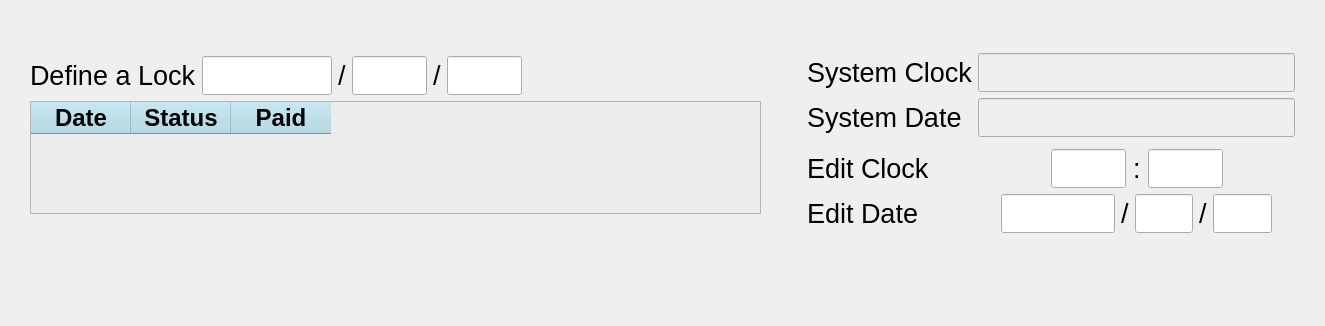
                <widget class="QWidget" name="lockSettingsPage">
                 <layout class="QHBoxLayout" name="horizontalLayout_58" stretch="3,0,2">
                  <property name="leftMargin">
                   <number>30</number>
                  </property>
                  <property name="topMargin">
                   <number>0</number>
                  </property>
                  <property name="rightMargin">
                   <number>30</number>
                  </property>
                  <property name="bottomMargin">
                   <number>0</number>
                  </property>
                  <item>
                   <layout class="QVBoxLayout" name="verticalLayout_72" stretch="1,0,2,2">
                    <property name="topMargin">
                     <number>0</number>
                    </property>
                    <property name="bottomMargin">
                     <number>0</number>
                    </property>
                    <item>
                     <spacer name="verticalSpacer_68">
                      <property name="orientation">
                       <enum>Qt::Vertical</enum>
                      </property>
                      <property name="sizeHint" stdset="0">
                       <size>
                        <width>20</width>
                        <height>40</height>
                       </size>
                      </property>
                     </spacer>
                    </item>
                    <item>
                     <layout class="QHBoxLayout" name="horizontalLayout_56">
                      <item>
                       <widget class="QLabel" name="lblDefineLock">
                        <property name="font">
                         <font>
                          <family>Arial</family>
                          <pointsize>20</pointsize>
                         </font>
                        </property>
                        <property name="text">
                         <string>Define a Lock</string>
                        </property>
                       </widget>
                      </item>
                      <item>
                       <widget class="LineEdit" name="txtLockYear">
                        <property name="maximumSize">
                         <size>
                          <width>130</width>
                          <height>16777215</height>
                         </size>
                        </property>
                        <property name="font">
                         <font>
                          <family>Arial</family>
                          <pointsize>20</pointsize>
                         </font>
                        </property>
                        <property name="styleSheet">
                         <string notr="true"/>
                        </property>
                        <property name="alignment">
                         <set>Qt::AlignCenter</set>
                        </property>
                       </widget>
                      </item>
                      <item>
                       <widget class="QLabel" name="lblLockMonth">
                        <property name="font">
                         <font>
                          <family>Arial</family>
                          <pointsize>20</pointsize>
                         </font>
                        </property>
                        <property name="text">
                         <string>/</string>
                        </property>
                       </widget>
                      </item>
                      <item>
                       <widget class="LineEdit" name="txtLockMonth">
                        <property name="maximumSize">
                         <size>
                          <width>75</width>
                          <height>16777215</height>
                         </size>
                        </property>
                        <property name="font">
                         <font>
                          <family>Arial</family>
                          <pointsize>20</pointsize>
                         </font>
                        </property>
                        <property name="styleSheet">
                         <string notr="true"/>
                        </property>
                        <property name="alignment">
                         <set>Qt::AlignCenter</set>
                        </property>
                       </widget>
                      </item>
                      <item>
                       <widget class="QLabel" name="lblLockDay">
                        <property name="font">
                         <font>
                          <family>Arial</family>
                          <pointsize>20</pointsize>
                         </font>
                        </property>
                        <property name="text">
                         <string>/</string>
                        </property>
                       </widget>
                      </item>
                      <item>
                       <widget class="LineEdit" name="txtLockDay">
                        <property name="maximumSize">
                         <size>
                          <width>75</width>
                          <height>16777215</height>
                         </size>
                        </property>
                        <property name="font">
                         <font>
                          <family>Arial</family>
                          <pointsize>20</pointsize>
                         </font>
                        </property>
                        <property name="styleSheet">
                         <string notr="true"/>
                        </property>
                        <property name="alignment">
                         <set>Qt::AlignCenter</set>
                        </property>
                       </widget>
                      </item>
                      <item>
                       <spacer name="horizontalSpacer_66">
                        <property name="orientation">
                         <enum>Qt::Horizontal</enum>
                        </property>
                        <property name="sizeHint" stdset="0">
                         <size>
                          <width>40</width>
                          <height>20</height>
                         </size>
                        </property>
                       </spacer>
                      </item>
                      <item>
                       <widget class="QPushButton" name="btnResetLock">
                        <property name="styleSheet">
                         <string notr="true">QPushButton {
outline:0;
border-radius:40px;
}

QPushButton:pressed{
border:3px solid white;
}
</string>
                        </property>
                        <property name="text">
                         <string/>
                        </property>
                        <property name="icon">
                         <iconset>
                          <normaloff>images/reset.png</normaloff>images/reset.png</iconset>
                        </property>
                        <property name="iconSize">
                         <size>
                          <width>80</width>
                          <height>80</height>
                         </size>
                        </property>
                       </widget>
                      </item>
                      <item>
                       <widget class="QPushButton" name="btnAddLock">
                        <property name="minimumSize">
                         <size>
                          <width>0</width>
                          <height>0</height>
                         </size>
                        </property>
                        <property name="maximumSize">
                         <size>
                          <width>16777215</width>
                          <height>16777215</height>
                         </size>
                        </property>
                        <property name="font">
                         <font>
                          <family>Arial</family>
                          <pointsize>20</pointsize>
                         </font>
                        </property>
                        <property name="styleSheet">
                         <string notr="true">QPushButton {
outline:0;
border-radius:40px;
}

QPushButton:pressed{
border:3px solid white;
}
</string>
                        </property>
                        <property name="text">
                         <string/>
                        </property>
                        <property name="icon">
                         <iconset>
                          <normaloff>images/add.png</normaloff>images/add.png</iconset>
                        </property>
                        <property name="iconSize">
                         <size>
                          <width>80</width>
                          <height>80</height>
                         </size>
                        </property>
                       </widget>
                      </item>
                     </layout>
                    </item>
                    <item>
                     <widget class="QTableWidget" name="tableLock">
                      <property name="font">
                       <font>
                        <family>Segoe UI</family>
                        <pointsize>16</pointsize>
                       </font>
                      </property>
                      <property name="layoutDirection">
                       <enum>Qt::LeftToRight</enum>
                      </property>
                      <property name="styleSheet">
                       <string notr="true">QHeaderView::section
{
    background-color:lightblue;
	color:black;
} 
 
QWidget {
background-color: rgb(236, 236, 236);
color:black;
}

QHeaderView::section
{
    background-color:lightblue;
	color:black;
} 
 </string>
                      </property>
                      <property name="editTriggers">
                       <set>QAbstractItemView::NoEditTriggers</set>
                      </property>
                      <property name="selectionBehavior">
                       <enum>QAbstractItemView::SelectRows</enum>
                      </property>
                      <column>
                       <property name="text">
                        <string>Date</string>
                       </property>
                       <property name="font">
                        <font>
                         <family>Arial</family>
                         <pointsize>18</pointsize>
                         <weight>75</weight>
                         <bold>true</bold>
                        </font>
                       </property>
                      </column>
                      <column>
                       <property name="text">
                        <string>Status</string>
                       </property>
                       <property name="font">
                        <font>
                         <family>Arial</family>
                         <pointsize>18</pointsize>
                         <weight>75</weight>
                         <bold>true</bold>
                        </font>
                       </property>
                      </column>
                      <column>
                       <property name="text">
                        <string>Paid</string>
                       </property>
                       <property name="font">
                        <font>
                         <family>Arial</family>
                         <pointsize>18</pointsize>
                         <weight>75</weight>
                         <bold>true</bold>
                        </font>
                       </property>
                      </column>
                     </widget>
                    </item>
                    <item>
                     <spacer name="verticalSpacer_69">
                      <property name="orientation">
                       <enum>Qt::Vertical</enum>
                      </property>
                      <property name="sizeHint" stdset="0">
                       <size>
                        <width>20</width>
                        <height>40</height>
                       </size>
                      </property>
                     </spacer>
                    </item>
                   </layout>
                  </item>
                  <item>
                   <spacer name="horizontalSpacer_93">
                    <property name="orientation">
                     <enum>Qt::Horizontal</enum>
                    </property>
                    <property name="sizeHint" stdset="0">
                     <size>
                      <width>40</width>
                      <height>20</height>
                     </size>
                    </property>
                   </spacer>
                  </item>
                  <item>
                   <layout class="QVBoxLayout" name="verticalLayout_74" stretch="2,4,4">
                    <property name="topMargin">
                     <number>0</number>
                    </property>
                    <property name="rightMargin">
                     <number>0</number>
                    </property>
                    <property name="bottomMargin">
                     <number>0</number>
                    </property>
                    <item>
                     <spacer name="verticalSpacer_70">
                      <property name="orientation">
                       <enum>Qt::Vertical</enum>
                      </property>
                      <property name="sizeHint" stdset="0">
                       <size>
                        <width>20</width>
                        <height>20</height>
                       </size>
                      </property>
                     </spacer>
                    </item>
                    <item>
                     <layout class="QFormLayout" name="formLayout">
                      <property name="topMargin">
                       <number>0</number>
                      </property>
                      <item row="1" column="0">
                       <widget class="QLabel" name="lblSysClock">
                        <property name="font">
                         <font>
                          <family>Arial</family>
                          <pointsize>20</pointsize>
                         </font>
                        </property>
                        <property name="text">
                         <string>System Clock</string>
                        </property>
                       </widget>
                      </item>
                      <item row="1" column="1">
                       <widget class="QLineEdit" name="txtSysClock">
                        <property name="enabled">
                         <bool>false</bool>
                        </property>
                        <property name="font">
                         <font>
                          <family>Arial</family>
                          <pointsize>20</pointsize>
                         </font>
                        </property>
                        <property name="styleSheet">
                         <string notr="true"/>
                        </property>
                        <property name="alignment">
                         <set>Qt::AlignCenter</set>
                        </property>
                        <property name="readOnly">
                         <bool>true</bool>
                        </property>
                       </widget>
                      </item>
                      <item row="2" column="0">
                       <widget class="QLabel" name="lblSysDate">
                        <property name="font">
                         <font>
                          <family>Arial</family>
                          <pointsize>20</pointsize>
                         </font>
                        </property>
                        <property name="text">
                         <string>System Date</string>
                        </property>
                       </widget>
                      </item>
                      <item row="2" column="1">
                       <widget class="QLineEdit" name="txtSysDate">
                        <property name="enabled">
                         <bool>false</bool>
                        </property>
                        <property name="font">
                         <font>
                          <family>Arial</family>
                          <pointsize>20</pointsize>
                         </font>
                        </property>
                        <property name="styleSheet">
                         <string notr="true"/>
                        </property>
                        <property name="alignment">
                         <set>Qt::AlignCenter</set>
                        </property>
                        <property name="readOnly">
                         <bool>true</bool>
                        </property>
                       </widget>
                      </item>
                      <item row="4" column="1">
                       <spacer name="verticalSpacer_73">
                        <property name="orientation">
                         <enum>Qt::Vertical</enum>
                        </property>
                        <property name="sizeHint" stdset="0">
                         <size>
                          <width>20</width>
                          <height>40</height>
                         </size>
                        </property>
                       </spacer>
                      </item>
                      <item row="5" column="0">
                       <widget class="QLabel" name="lblEditClock">
                        <property name="font">
                         <font>
                          <family>Arial</family>
                          <pointsize>20</pointsize>
                         </font>
                        </property>
                        <property name="text">
                         <string>Edit Clock</string>
                        </property>
                       </widget>
                      </item>
                      <item row="5" column="1">
                       <layout class="QHBoxLayout" name="horizontalLayout_57">
                        <property name="spacing">
                         <number>7</number>
                        </property>
                        <item>
                         <spacer name="horizontalSpacer_70">
                          <property name="orientation">
                           <enum>Qt::Horizontal</enum>
                          </property>
                          <property name="sizeHint" stdset="0">
                           <size>
                            <width>40</width>
                            <height>20</height>
                           </size>
                          </property>
                         </spacer>
                        </item>
                        <item>
                         <widget class="LineEdit" name="txtEditHour">
                          <property name="maximumSize">
                           <size>
                            <width>75</width>
                            <height>16777215</height>
                           </size>
                          </property>
                          <property name="font">
                           <font>
                            <family>Arial</family>
                            <pointsize>20</pointsize>
                           </font>
                          </property>
                          <property name="styleSheet">
                           <string notr="true"/>
                          </property>
                          <property name="alignment">
                           <set>Qt::AlignCenter</set>
                          </property>
                         </widget>
                        </item>
                        <item>
                         <widget class="QLabel" name="label_10">
                          <property name="font">
                           <font>
                            <family>Arial</family>
                            <pointsize>20</pointsize>
                           </font>
                          </property>
                          <property name="text">
                           <string>:</string>
                          </property>
                         </widget>
                        </item>
                        <item>
                         <widget class="LineEdit" name="txtEditMinute">
                          <property name="maximumSize">
                           <size>
                            <width>75</width>
                            <height>16777215</height>
                           </size>
                          </property>
                          <property name="font">
                           <font>
                            <family>Arial</family>
                            <pointsize>20</pointsize>
                           </font>
                          </property>
                          <property name="styleSheet">
                           <string notr="true"/>
                          </property>
                          <property name="alignment">
                           <set>Qt::AlignCenter</set>
                          </property>
                         </widget>
                        </item>
                        <item>
                         <spacer name="horizontalSpacer_71">
                          <property name="orientation">
                           <enum>Qt::Horizontal</enum>
                          </property>
                          <property name="sizeHint" stdset="0">
                           <size>
                            <width>40</width>
                            <height>20</height>
                           </size>
                          </property>
                         </spacer>
                        </item>
                       </layout>
                      </item>
                      <item row="6" column="0">
                       <widget class="QLabel" name="lblEditDate">
                        <property name="font">
                         <font>
                          <family>Arial</family>
                          <pointsize>20</pointsize>
                         </font>
                        </property>
                        <property name="text">
                         <string>Edit Date</string>
                        </property>
                       </widget>
                      </item>
                      <item row="6" column="1">
                       <layout class="QHBoxLayout" name="horizontalLayout_59">
                        <property name="topMargin">
                         <number>0</number>
                        </property>
                        <item>
                         <spacer name="horizontalSpacer_94">
                          <property name="orientation">
                           <enum>Qt::Horizontal</enum>
                          </property>
                          <property name="sizeHint" stdset="0">
                           <size>
                            <width>40</width>
                            <height>20</height>
                           </size>
                          </property>
                         </spacer>
                        </item>
                        <item>
                         <widget class="LineEdit" name="txtEditYear">
                          <property name="maximumSize">
                           <size>
                            <width>130</width>
                            <height>16777215</height>
                           </size>
                          </property>
                          <property name="font">
                           <font>
                            <family>Arial</family>
                            <pointsize>20</pointsize>
                           </font>
                          </property>
                          <property name="styleSheet">
                           <string notr="true"/>
                          </property>
                          <property name="alignment">
                           <set>Qt::AlignCenter</set>
                          </property>
                         </widget>
                        </item>
                        <item>
                         <widget class="QLabel" name="label_4">
                          <property name="font">
                           <font>
                            <family>Arial</family>
                            <pointsize>20</pointsize>
                           </font>
                          </property>
                          <property name="text">
                           <string>/</string>
                          </property>
                         </widget>
                        </item>
                        <item>
                         <widget class="LineEdit" name="txtEditMonth">
                          <property name="maximumSize">
                           <size>
                            <width>75</width>
                            <height>16777215</height>
                           </size>
                          </property>
                          <property name="font">
                           <font>
                            <family>Arial</family>
                            <pointsize>20</pointsize>
                           </font>
                          </property>
                          <property name="styleSheet">
                           <string notr="true"/>
                          </property>
                          <property name="alignment">
                           <set>Qt::AlignCenter</set>
                          </property>
                         </widget>
                        </item>
                        <item>
                         <widget class="QLabel" name="label_5">
                          <property name="font">
                           <font>
                            <family>Arial</family>
                            <pointsize>20</pointsize>
                           </font>
                          </property>
                          <property name="text">
                           <string>/</string>
                          </property>
                         </widget>
                        </item>
                        <item>
                         <widget class="LineEdit" name="txtEditDay">
                          <property name="maximumSize">
                           <size>
                            <width>75</width>
                            <height>16777215</height>
                           </size>
                          </property>
                          <property name="font">
                           <font>
                            <family>Arial</family>
                            <pointsize>20</pointsize>
                           </font>
                          </property>
                          <property name="styleSheet">
                           <string notr="true"/>
                          </property>
                          <property name="alignment">
                           <set>Qt::AlignCenter</set>
                          </property>
                         </widget>
                        </item>
                        <item>
                         <spacer name="horizontalSpacer_95">
                          <property name="orientation">
                           <enum>Qt::Horizontal</enum>
                          </property>
                          <property name="sizeHint" stdset="0">
                           <size>
                            <width>40</width>
                            <height>20</height>
                           </size>
                          </property>
                         </spacer>
                        </item>
                       </layout>
                      </item>
                      <item row="0" column="1">
                       <spacer name="verticalSpacer_72">
                        <property name="orientation">
                         <enum>Qt::Vertical</enum>
                        </property>
                        <property name="sizeHint" stdset="0">
                         <size>
                          <width>20</width>
                          <height>40</height>
                         </size>
                        </property>
                       </spacer>
                      </item>
                     </layout>
                    </item>
                    <item>
                     <spacer name="verticalSpacer_71">
                      <property name="orientation">
                       <enum>Qt::Vertical</enum>
                      </property>
                      <property name="sizeHint" stdset="0">
                       <size>
                        <width>20</width>
                        <height>40</height>
                       </size>
                      </property>
                     </spacer>
                    </item>
                   </layout>
                  </item>
                 </layout>
                </widget>
